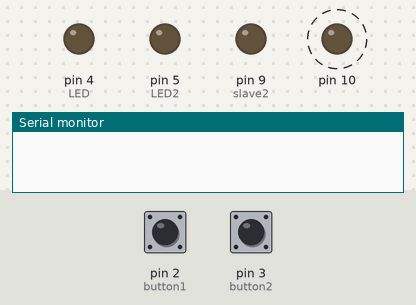
Bench run of a sketch on a simulated Arduino Uno, built with avr-gcc and run on an emulated ATmega328P. Shown: output pins drawn as LEDs (lit = HIGH), the last lines printed to the serial monitor. Dashed ring = blinking. The test bench sets the inputs (shaded band); at power-on: pin 2 (button1) HIGH, pin 3 (button2) HIGH.

Above: at 0.05 s.
At 2.85 s:
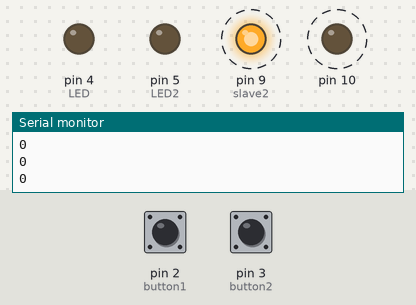
Timing chart, 0 to 3.1 s (numbered marks = the images above):
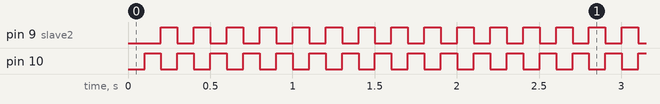

The sketch:

Master.ino
```cpp
///AUTHOR: Harsh Gupta
////2-Arduino-SPI MASTER CODE

#include<SPI.h>
#define LED 4
#define LED2 5

#define button1 2
#define button2 3

const int slave2= 9;

int x;
int pushvalue;
int pushvalue2;
int data;
int data2;
volatile int Mastereceive;
volatile int Mastereceive2;

void setup()
{
  Serial.begin(9600);
  pinMode(button1,INPUT_PULLUP);
  pinMode(button2,INPUT_PULLUP);
  pinMode(3,INPUT_PULLUP);

  pinMode(LED,OUTPUT);
  pinMode(LED2,OUTPUT);

  SPI.begin();
  pinMode(SS,HIGH);
  pinMode(slave2,HIGH);
  pinMode(MISO,INPUT);
  pinMode(MOSI, OUTPUT);

}

void loop(void)
{
  ////slave1

  digitalWrite(SS,LOW);
  int Mastersend = 200;

  int pushvalue = digitalRead(2);


  if (pushvalue == LOW){
    Mastereceive=SPI.transfer(Mastersend);
    delay(100);
    Serial.println(Mastereceive);
  }

  else {
    int Mastersend2 = 0;
    Mastereceive=SPI.transfer(Mastersend2);
    delay(100);
    Serial.println(Mastereceive);
  }

  //digitalWrite(SS,HIGH);
  //digitalWrite(9,LOW);


  if (Mastereceive==105){
    digitalWrite(8,HIGH);
  }
  else digitalWrite(8, LOW);


  digitalWrite(SS,HIGH);


  digitalWrite(slave2,LOW);

  //button 2
  int push2 = digitalRead(3);

  if (push2 == LOW){
    int data2 = 5;
    Mastereceive2=SPI.transfer(data2);
    delay(100);
    Serial.println(Mastereceive2);
  }

  else if (push2 ==HIGH){
    int data2 = 6;
    Mastereceive2=SPI.transfer(data2);
    delay(100);
    Serial.println(Mastereceive2);
  }

  digitalWrite(slave2,HIGH);


  if (Mastereceive == 105){
    digitalWrite(7,HIGH);
  }

  if (Mastereceive2 == 106){
    digitalWrite(6,HIGH);
  }

  if (Mastereceive!=105){
    digitalWrite(7,LOW);


  }

  if (Mastereceive2!=106){
    digitalWrite(6,LOW);

  }


}
```

Measured:
- by itself, pin 9 (slave2), pin 10: alternates HIGH for 0.10 s and LOW for 0.10 s
